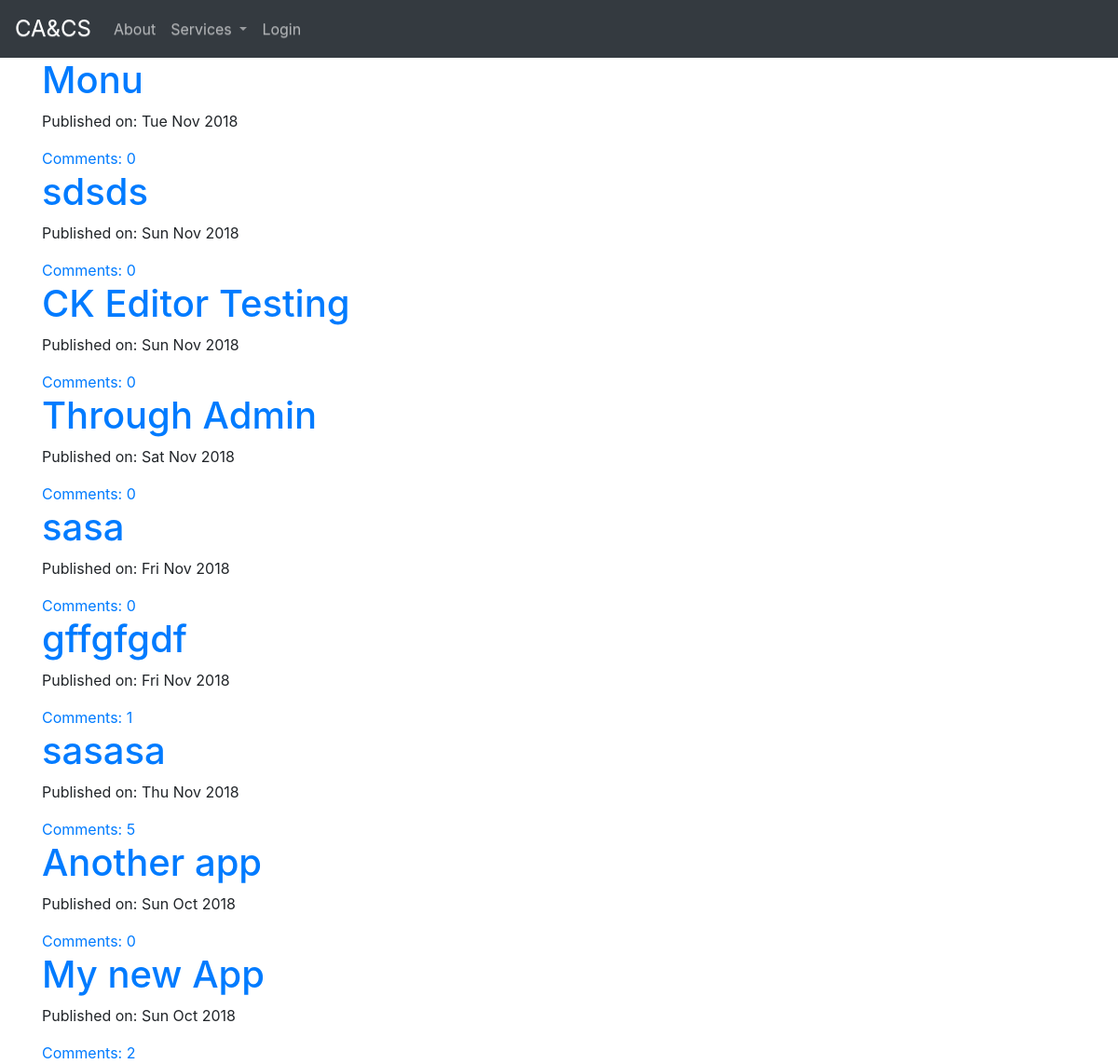
The page / on the database its author committed.
### blog/models.py (models this page shows, shortened)
class Post(models.Model):
    author = models.ForeignKey('auth.User',on_delete=models.CASCADE,)
    title = models.CharField(max_length=200)
    text = RichTextUploadingField()
    created_date = models.DateTimeField(default=timezone.now)
    published_date = models.DateTimeField(blank=True, null=True)
    def approve_comments(self):
        return self.comments.filter(approved_comment=True)

### blog/views.py (the view)
# urls.py: path('', views.PostListView.as_view(), name='post_list'),
class PostListView(ListView):
    model = Post
    def get_queryset(self):
        return Post.objects.filter(published_date__lte=timezone.now()).order_by('-published_date')

### blog/templates/blog/post_list.html
{% extends 'blog/base.html' %}
{% block content %}
<div class="centerstage">
    {% for post in post_list %}
        <div class="post">
            <h1><a href="{% url 'post_detail' pk=post.pk %}">{{ post.title }}</a></h1>
            <div class="date">
                <p>Published on: {{ post.published_date|date:"D M Y"}}</p>
            </div>
            <a href="{% url 'post_detail' pk=post.pk %}">Comments: {{ post.approve_comments.count }}</a>
        </div>
    {% endfor %}
</div>
{% endblock %}

### blog/templates/blog/base.html (shortened to what this page needs)
<!DOCTYPE html>
{% load staticfiles %}
<html>
    <head>
        <link rel="stylesheet" href="https://maxcdn.bootstrapcdn.com/bootstrap/4.1.3/css/bootstrap.min.css">
        <link rel="stylesheet" href="https://use.fontawesome.com/releases/v5.4.2/css/all.css">
        <link rel="stylesheet" href="https://maxcdn.bootstrapcdn.com/bootstrap/3.3.7/css/bootstrap-theme.min.css">
        <link rel="stylesheet" href="//cdn.jsdelivr.net/medium-editor/latest/css/medium-editor.min.css" type="text/css" media="screen" charset="utf-8">
        <link rel="stylesheet" href="{% static 'css/blog.css' %}">
      </head>
<body class='loader'>
  <nav class="navbar navbar-expand-sm bg-dark navbar-dark sticky-top">
      <a class='navbar-brand bigbrand' href="{% url 'post_list' %}">CA&CS</a>
      <div class="collapse navbar-collapse" id="collapsibleNavbar">
        <ul class="nav navbar-nav">
          <li  class="nav-item"><a class="nav-link" href="{% url 'about'%}">About</a></li>
          <li  class="nav-item dropdown">
            <a class="nav-link dropdown-toggle" href="#" id="navbardrop" data-toggle="dropdown">
              Services
            </a>
          </li>
          {% if user.is_authenticated %}
          <li>
            <a class="nav-link" href="{% url 'post_new' %}" >New Post</a>
          </li>
          <li>
            <a class="nav-link" href="{% url 'post_draft_list' %}">Drafts</a>
          </li>
          <li>
            <a class="nav-link" href="{% url 'logout' %}" >Log out</a>
          </li>
          <li>
            <a class="navbar-nav mr-auto nav-link">Welcome: {{ user.username }}</a>
          </li>
            {% else %}
            <li nav-item><a class="nav-link" href="{% url 'login' %}" >Login</a></li>
          {% endif %}
        </ul>
      </div>
</nav>
        <div class="content container">
            <div class="row">
                <div class="col-sm">
                  <div class="blog_posts" style="word-wrap: break-word;">
                    {% block content %}
                    {% endblock %}
                  </div>
                </div>
            </div>
        </div>
</body>
</html>

### blog/static/css/blog.css (style rules this page uses)
.blog_posts { margin: auto; word-wrap: break-word; }
.centerstage { margin-left: auto; margin-right: auto; }
.bigbrand { font-size: 1.5em; }

### rows shown on the page
Post: title "Monu", published_date "Tue Nov 2018", approve_comments.count "0"
Post: title "sdsds", published_date "Sun Nov 2018", approve_comments.count "0"
Post: title "CK Editor Testing", published_date "Sun Nov 2018", approve_comments.count "0"
Post: title "Through Admin", published_date "Sat Nov 2018", approve_comments.count "0"
Post: title "sasa", published_date "Fri Nov 2018", approve_comments.count "0"
Post: title "gffgfgdf", published_date "Fri Nov 2018", approve_comments.count "1"
Post: title "sasasa", published_date "Thu Nov 2018", approve_comments.count "5"
Post: title "Another app", published_date "Sun Oct 2018", approve_comments.count "0"
Post: title "My new App", published_date "Sun Oct 2018", approve_comments.count "2"
